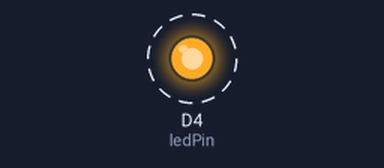
A sketch run on a simulated ESP8266 (NodeMCU). On the bench: output pins drawn as LEDs (lit = HIGH). Dashed ring = blinking.

Above: at 0.2 s.
Timing chart, 0 to 3.5 s (numbered marks = the images above):
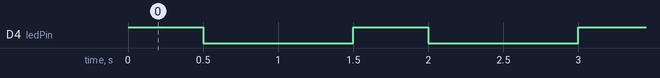

Measured:
- by itself, D4 (ledPin): alternates HIGH for 0.50 s and LOW for 1.0 s

The sketch:

01_00_Led_Blink.ino
```cpp
#define ledPin D4

void setup()
{
  pinMode(ledPin, OUTPUT);
}

void loop()
{
  digitalWrite (ledPin, HIGH);
  delay(500);
  digitalWrite (ledPin, LOW);
  delay(1000);
}
```
